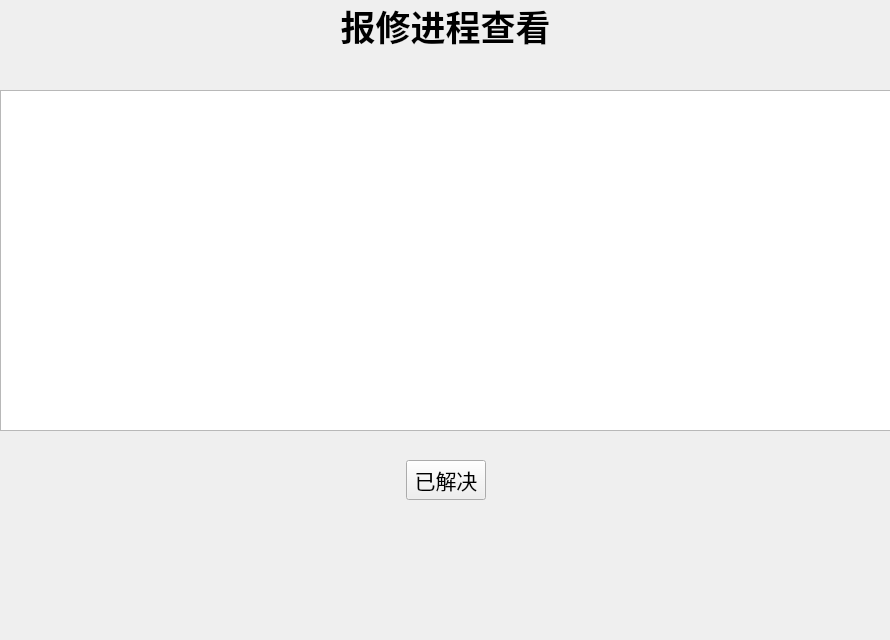
<?xml version="1.0" encoding="UTF-8"?>
<ui version="4.0">
 <class>searchbaoxiu_2</class>
 <widget class="QWidget" name="searchbaoxiu_2">
  <property name="geometry">
   <rect>
    <x>0</x>
    <y>0</y>
    <width>890</width>
    <height>640</height>
   </rect>
  </property>
  <property name="windowTitle">
   <string>Form</string>
  </property>
  <widget class="QTableWidget" name="information_tableWidget">
   <property name="enabled">
    <bool>true</bool>
   </property>
   <property name="geometry">
    <rect>
     <x>0</x>
     <y>90</y>
     <width>891</width>
     <height>341</height>
    </rect>
   </property>
  </widget>
  <widget class="QLabel" name="label">
   <property name="geometry">
    <rect>
     <x>0</x>
     <y>0</y>
     <width>891</width>
     <height>51</height>
    </rect>
   </property>
   <property name="text">
    <string>&lt;html&gt;&lt;head/&gt;&lt;body&gt;&lt;p align=&quot;center&quot;&gt;&lt;span style=&quot; font-size:26pt; font-weight:600;&quot;&gt;报修进程查看&lt;/span&gt;&lt;/p&gt;&lt;/body&gt;&lt;/html&gt;</string>
   </property>
  </widget>
  <widget class="QWidget" name="horizontalLayoutWidget_3">
   <property name="geometry">
    <rect>
     <x>0</x>
     <y>450</y>
     <width>891</width>
     <height>61</height>
    </rect>
   </property>
   <layout class="QHBoxLayout" name="horizontalLayout_3">
    <item>
     <spacer name="horizontalSpacer_3">
      <property name="orientation">
       <enum>Qt::Horizontal</enum>
      </property>
      <property name="sizeHint" stdset="0">
       <size>
        <width>40</width>
        <height>20</height>
       </size>
      </property>
     </spacer>
    </item>
    <item>
     <widget class="QPushButton" name="on_change_pushButton">
      <property name="font">
       <font>
        <family>AcadEref</family>
        <pointsize>16</pointsize>
       </font>
      </property>
      <property name="text">
       <string>已解决</string>
      </property>
      <property name="iconSize">
       <size>
        <width>16</width>
        <height>16</height>
       </size>
      </property>
      <property name="autoRepeatDelay">
       <number>300</number>
      </property>
     </widget>
    </item>
    <item>
     <spacer name="horizontalSpacer_4">
      <property name="orientation">
       <enum>Qt::Horizontal</enum>
      </property>
      <property name="sizeHint" stdset="0">
       <size>
        <width>40</width>
        <height>20</height>
       </size>
      </property>
     </spacer>
    </item>
   </layout>
  </widget>
 </widget>
 <resources/>
 <connections/>
</ui>
